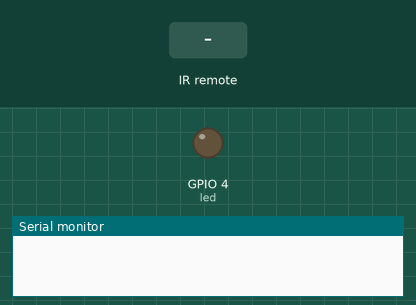
Recording of a sketch running on a simulated ESP8266 (NodeMCU). On the bench: output pins drawn as LEDs (lit = HIGH), the last lines printed to the serial monitor. Inputs (shaded band) come from the test bench.

Above: at 1.2 s.
1.3 s: infrared code 0xFF6897 received
At 1.6 s:
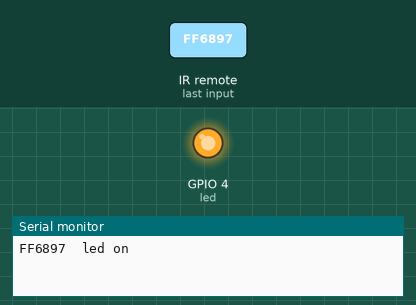
2.8 s: infrared code 0xFF9867 received
At 4.0 s:
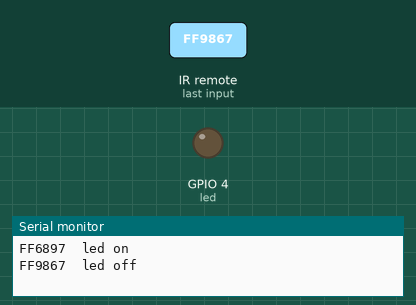
Timing chart, 0 to 5.8 s (numbered marks = the images above; inputs shaded):
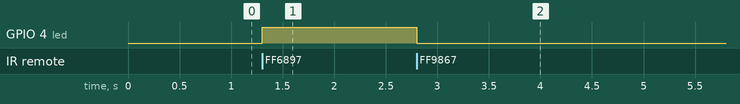

The sketch:

IR_control_LED.ino
```cpp
//**********************************************************************************
/*
 * Filename    : IR Control LED
 * Description : Remote controls LED on and off
 * Auther      : http//www.keyestudio.com
*/
#include <Arduino.h>
#include <IRremoteESP8266.h>
#include <IRrecv.h>
#include <IRutils.h>

const uint16_t recvPin = 15; // Infrared receiving pin 15
IRrecv irrecv(recvPin);      // Create a class object used to receive class
decode_results results;       // Create a decoding results class object
int led = 4;//LED connect to GP4

void setup() {
  Serial.begin(9600);
  irrecv.enableIRIn();                  // Start the receiver
  pinMode(led, OUTPUT);
}
////////////////////
void loop() {
  if(irrecv.decode(&results)) {        // Waiting for decoding
    serialPrintUint64(results.value, HEX);// Print out the decoded results
    Serial.print("");
    handleControl(results.value);       // Handle the commands from remote control
    irrecv.resume();                    // Receive the next value
  }
}
  void handleControl(unsigned long value) {
    if (value == 0xFF6897) // Receive the number '1'
     {
       digitalWrite(led, HIGH);//turn on LED
       Serial.println("  led on");
     }
    else if (value == 0xFF9867) // Receive the number '2'
     {
        digitalWrite(led, LOW);//turn off LED
       Serial.println("  led off");
    }
}
//**********************************************************************************
```

Measured:
- after the input at 1.3 s, GPIO 4 (led): LOW → HIGH at once
- after the input at 2.8 s, GPIO 4 (led): HIGH → LOW at once
